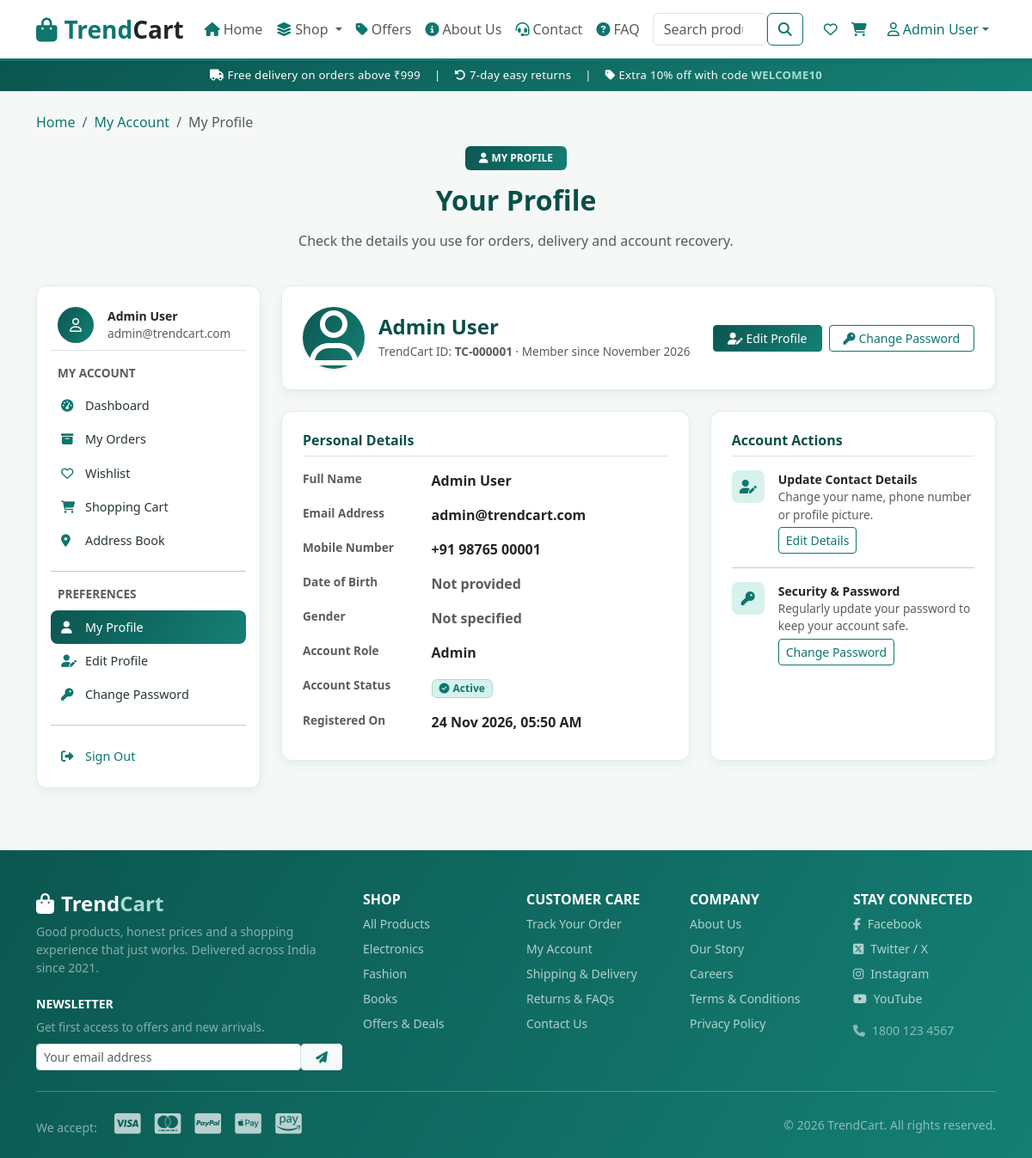
The app's page /profile.php (signed in) with its own data.
### tables this page shows
CREATE TABLE users (
    id BIGINT UNSIGNED NOT NULL AUTO_INCREMENT,
    fullname VARCHAR(120) NOT NULL,
    email VARCHAR(150) NOT NULL,
    phone VARCHAR(30) NULL DEFAULT NULL,
    password_hash VARCHAR(255) NOT NULL,
    profile_picture VARCHAR(255) NULL DEFAULT NULL COMMENT 'File name saved under uploads/profile_pictures/',
    dob DATE NULL DEFAULT NULL,
    gender VARCHAR(20) NULL DEFAULT NULL,
    role VARCHAR(20) NOT NULL DEFAULT 'customer' COMMENT 'customer, admin',
    status VARCHAR(20) NOT NULL DEFAULT 'inactive' COMMENT 'active, inactive, blocked',
    token VARCHAR(255) NULL DEFAULT NULL,
    created_at DATETIME NOT NULL DEFAULT CURRENT_TIMESTAMP,
    updated_at DATETIME NOT NULL DEFAULT CURRENT_TIMESTAMP ON UPDATE CURRENT_TIMESTAMP,
    PRIMARY KEY (id),
    UNIQUE KEY uq_users_email (email),
    UNIQUE KEY uq_users_phone (phone),
    KEY idx_users_role (role),
    KEY idx_users_status (status)
);

### profile.php (the view, shortened to what the rows shown need)
<?php
require_once __DIR__ . '/db.php';
$user        = current_user();
$active_page    = 'profile';
?>
<div class="container py-4">
    <div class="page-header">
        <h1 class="h2 fw-bold mb-3">Your Profile</h1>
    </div>
    <div class="row g-4">
        <aside class="col-12 col-lg-3">
            <?php require 'account-nav.php'; ?>
        </aside>
        <div class="col-12 col-lg-9">
            <div class="card store-card mb-4">
                <div class="card-body p-4 d-flex flex-wrap align-items-center justify-content-between gap-3">
                    <div class="d-flex align-items-center gap-3">
                        <div>
                            <h2 class="h4 fw-bold mb-1"><?= htmlspecialchars($user['fullname']) ?></h2>
                            <p class="hint text-muted mb-0">
                                TrendCart ID: <strong>TC-<?= str_pad((string)$user['id'], 6, '0', STR_PAD_LEFT) ?></strong> &middot;
                                Member since <?= date('F Y', strtotime($user['created_at'] ?? 'now')) ?>
                            </p>
                        </div>
                    </div>
                </div>
            </div>
            <div class="row g-4">
                <div class="col-12 col-xl-7">
                    <div class="card store-card h-100">
                        <div class="card-body p-4">
                            <h2 class="h6 fw-bold mb-3 border-bottom pb-2">Personal Details</h2>
                            <dl class="row mb-0 gy-2">
                                <dt class="col-sm-4 hint text-muted">Full Name</dt>
                                <dd class="col-sm-8 fw-semibold"><?= htmlspecialchars($user['fullname']) ?></dd>
                                <dt class="col-sm-4 hint text-muted">Email Address</dt>
                                <dd class="col-sm-8 fw-semibold"><?= htmlspecialchars($user['email']) ?></dd>
                                <dt class="col-sm-4 hint text-muted">Mobile Number</dt>
                                <dd class="col-sm-8 fw-semibold"><?= !empty($user['phone']) ? htmlspecialchars($user['phone']) : '<span class="text-muted font-monospace">Not provided</span>' ?></dd>
                                <dt class="col-sm-4 hint text-muted">Date of Birth</dt>
                                <dd class="col-sm-8 fw-semibold"><?= !empty($user['dob']) ? date('d F Y', strtotime($user['dob'])) : '<span class="text-muted">Not provided</span>' ?></dd>
                                <dt class="col-sm-4 hint text-muted">Gender</dt>
                                <dd class="col-sm-8 fw-semibold"><?= !empty($user['gender']) ? htmlspecialchars($user['gender']) : '<span class="text-muted">Not specified</span>' ?></dd>
                                <dt class="col-sm-4 hint text-muted">Account Role</dt>
                                <dd class="col-sm-8 fw-semibold"><?= ucfirst(htmlspecialchars($user['role'] ?? 'customer')) ?></dd>
                                <dt class="col-sm-4 hint text-muted">Account Status</dt>
                                <dd class="col-sm-8 fw-semibold">
                                    <span class="badge bg-success-subtle text-success border border-success-subtle px-2 py-1">
                                        <i class="fa-solid fa-circle-check me-1"></i><?= ucfirst(htmlspecialchars($user['status'])) ?>
                                    </span>
                                </dd>
                                <dt class="col-sm-4 hint text-muted">Registered On</dt>
                                <dd class="col-sm-8 fw-semibold"><?= date('d M Y, h:i A', strtotime($user['created_at'] ?? 'now')) ?></dd>
                            </dl>
                        </div>
                    </div>
                </div>
                <div class="col-12 col-xl-5">
                    <div class="card store-card h-100">
                        <div class="card-body p-4">
                            <h2 class="h6 fw-bold mb-3 border-bottom pb-2">Account Actions</h2>
                        </div>
                    </div>
                </div>
            </div>
        </div>
    </div>
</div>
<?php
$page_content = ob_get_clean();
require 'layout.php';

### account-nav.php (shortened to what the rows shown need)
<?php
require_once __DIR__ . '/auth.php';
$sidebar_user   = current_user();
?>
<div class="card store-card account-sidebar mb-4 mb-lg-0">
    <div class="card-body p-3">
        <div class="d-flex align-items-center gap-3 px-2 py-2 mb-3 border-bottom">
            <div class="overflow-hidden">
                <p class="small fw-bold mb-0 text-truncate"><?= htmlspecialchars($sidebar_user['fullname'] ?? 'TrendCart Member') ?></p>
                <p class="hint text-muted mb-0 text-truncate"><?= htmlspecialchars($sidebar_user['email'] ?? 'Member') ?></p>
            </div>
        </div>
    </div>
</div>

### layout.php (shortened to what the rows shown need)
<?php
require_once __DIR__ . '/auth.php';
$is_logged_in      = is_logged_in();
$layout_user       = current_user();
$current_user_name = $layout_user['fullname'] ?? ($_SESSION['user_name'] ?? 'Account');
$nav_avatar        = user_avatar_url($layout_user);
if ($is_logged_in && !empty($layout_user['id'])) {
    try {
        require_once __DIR__ . '/db.php';
    } catch (Throwable $e) {}
}
$active_page  = $active_page  ?? '';
$page_content = $page_content ?? '';
$account_pages = ['account', 'orders', 'order-detail', 'profile', 'edit-profile',
                  'change-password', 'addresses', 'wishlist', 'cart', 'checkout'];
?>
<!DOCTYPE html>
<html lang="en">
<head>
    <link rel="stylesheet" href="css/bootstrap.min.css">
    <link rel="stylesheet" href="fontawesome/css/all.min.css">
    <link rel="stylesheet" href="css/style.css">
</head>
<body class="d-flex flex-column min-vh-100">
    <header>
        <nav class="navbar navbar-expand-xl navbar-light bg-white shadow-sm fixed-top site-navbar">
            <div class="container">
                <div class="collapse navbar-collapse" id="mainNav">
                    <ul class="navbar-nav mb-2 mb-lg-0 align-items-lg-center">
                        <li class="nav-item dropdown ms-lg-2">
                            <a class="nav-link dropdown-toggle d-flex align-items-center <?= in_array($active_page, $account_pages, true) ? 'active' : '' ?>"
                               href="#" id="accountDropdown" role="button" data-bs-toggle="dropdown"
                               aria-expanded="false">
                                <?php if ($is_logged_in && !empty($nav_avatar)): ?>
                                    <img src="<?= $nav_avatar ?>" alt="Avatar" class="rounded-circle object-fit-cover me-1" style="width: 22px; height: 22px;">
                                <?php else: ?>
                                    <i class="fa-regular fa-user me-1"></i>
                                <?php endif; ?>
                                <?= $is_logged_in ? htmlspecialchars($current_user_name) : 'Account' ?>
                            </a>
                        </li>
                    </ul>
                </div>
            </div>
        </nav>
    </header>
    <main class="flex-grow-1">
        <?= $page_content ?>
    </main>
</body>
</html>

### records on screen
users: fullname "Admin User", email "admin@trendcart.com", id "000001", created_at "November 2026", phone "+91 98765 00001", role "Admin", status "Active", created_at "24 Nov 2026, 05:50 AM"

### other values on screen
$group_name "MY ACCOUNT"
$link['label'] "Dashboard"
$link['label'] "My Orders"
$link['label'] "Wishlist"
$link['label'] "Shopping Cart"
$link['label'] "Address Book"
$group_name "PREFERENCES"
$link['label'] "My Profile"
$link['label'] "Edit Profile"
$link['label'] "Change Password"
